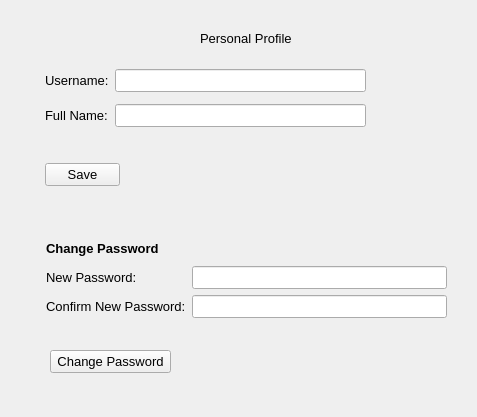
<?xml version="1.0" encoding="UTF-8"?>
<ui version="4.0">
 <class>PersonalProfileForm</class>
 <widget class="QWidget" name="PersonalProfileForm">
  <property name="geometry">
   <rect>
    <x>0</x>
    <y>0</y>
    <width>477</width>
    <height>417</height>
   </rect>
  </property>
  <property name="font">
   <font>
    <pointsize>10</pointsize>
   </font>
  </property>
  <property name="windowTitle">
   <string/>
  </property>
  <widget class="QLabel" name="label">
   <property name="geometry">
    <rect>
     <x>200</x>
     <y>30</y>
     <width>131</width>
     <height>16</height>
    </rect>
   </property>
   <property name="text">
    <string>Personal Profile</string>
   </property>
  </widget>
  <widget class="QPushButton" name="btnSave">
   <property name="geometry">
    <rect>
     <x>45</x>
     <y>163</y>
     <width>75</width>
     <height>23</height>
    </rect>
   </property>
   <property name="text">
    <string>Save</string>
   </property>
  </widget>
  <widget class="QPushButton" name="btnChangePassword">
   <property name="geometry">
    <rect>
     <x>50</x>
     <y>350</y>
     <width>121</width>
     <height>23</height>
    </rect>
   </property>
   <property name="text">
    <string>Change Password</string>
   </property>
  </widget>
  <widget class="QWidget" name="layoutWidget">
   <property name="geometry">
    <rect>
     <x>45</x>
     <y>63</y>
     <width>321</width>
     <height>71</height>
    </rect>
   </property>
   <layout class="QGridLayout" name="gridLayout_2">
    <item row="0" column="0">
     <widget class="QLabel" name="label_2">
      <property name="text">
       <string>Username:</string>
      </property>
     </widget>
    </item>
    <item row="0" column="1">
     <widget class="QLineEdit" name="leUsername"/>
    </item>
    <item row="1" column="0">
     <widget class="QLabel" name="label_6">
      <property name="text">
       <string>Full Name:</string>
      </property>
     </widget>
    </item>
    <item row="1" column="1">
     <widget class="QLineEdit" name="leFullName"/>
    </item>
   </layout>
  </widget>
  <widget class="QLabel" name="label_3">
   <property name="geometry">
    <rect>
     <x>46</x>
     <y>240</y>
     <width>131</width>
     <height>16</height>
    </rect>
   </property>
   <property name="font">
    <font>
     <weight>75</weight>
     <bold>true</bold>
    </font>
   </property>
   <property name="text">
    <string>Change Password</string>
   </property>
  </widget>
  <widget class="QWidget" name="layoutWidget">
   <property name="geometry">
    <rect>
     <x>46</x>
     <y>266</y>
     <width>401</width>
     <height>52</height>
    </rect>
   </property>
   <layout class="QGridLayout" name="gridLayout">
    <item row="0" column="0">
     <widget class="QLabel" name="label_4">
      <property name="text">
       <string>New Password:</string>
      </property>
     </widget>
    </item>
    <item row="0" column="1">
     <widget class="QLineEdit" name="leNewPassword">
      <property name="echoMode">
       <enum>QLineEdit::Password</enum>
      </property>
     </widget>
    </item>
    <item row="1" column="0">
     <widget class="QLabel" name="label_5">
      <property name="text">
       <string>Confirm New Password:</string>
      </property>
     </widget>
    </item>
    <item row="1" column="1">
     <widget class="QLineEdit" name="leConfirmNewPassword">
      <property name="echoMode">
       <enum>QLineEdit::Password</enum>
      </property>
     </widget>
    </item>
   </layout>
  </widget>
 </widget>
 <tabstops>
  <tabstop>leUsername</tabstop>
  <tabstop>leFullName</tabstop>
  <tabstop>btnSave</tabstop>
  <tabstop>leNewPassword</tabstop>
  <tabstop>leConfirmNewPassword</tabstop>
  <tabstop>btnChangePassword</tabstop>
 </tabstops>
 <resources/>
 <connections/>
</ui>
